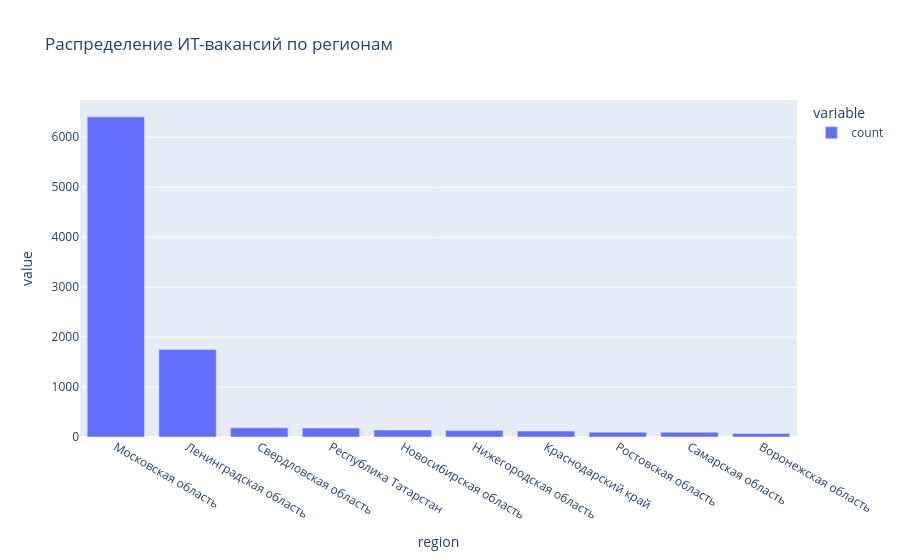

The code cell stored with this chart in its notebook:
### Markdown cell above
Далее рассмотрим распределение количества вакансий по регионам

### Code cell
region_10 = final_df['region'].value_counts()[:10]
fig = px.bar(region_10, title='Распределение ИТ-вакансий по регионам', )
fig.show()

### Figure 1 — Plotly figure (JSON) as saved in the notebook; plotly's stock layout.template omitted (floating-point values rounded to 4 significant figures)
{"data": [{"alignmentgroup": "True", "hovertemplate": "variable=count<br>region=%{x}<br>value=%{y}<extra></extra>", "legendgroup": "count", "marker": {"color": "#636efa", "pattern": {"shape": ""}}, "name": "count", "offsetgroup": "count", "orientation": "v", "showlegend": true, "textposition": "auto", "type": "bar", "x": ["Московская область", "Ленинградская область", "Свердловская область", "Республика Татарстан", "Новосибирская область", "Нижегородская область", "Краснодарский край", "Ростовская область", "Самарская область", "Воронежская область"], "xaxis": "x", "y": [6409, 1754, 185, 179, 140, 129, 120, 96, 95, 71], "yaxis": "y"}], "layout": {"barmode": "relative", "legend": {"title": {"text": "variable"}, "tracegroupgap": 0}, "title": {"text": "Распределение ИТ-вакансий по регионам"}, "xaxis": {"anchor": "y", "domain": [0, 1], "title": {"text": "region"}}, "yaxis": {"anchor": "x", "domain": [0, 1], "title": {"text": "value"}}}}
